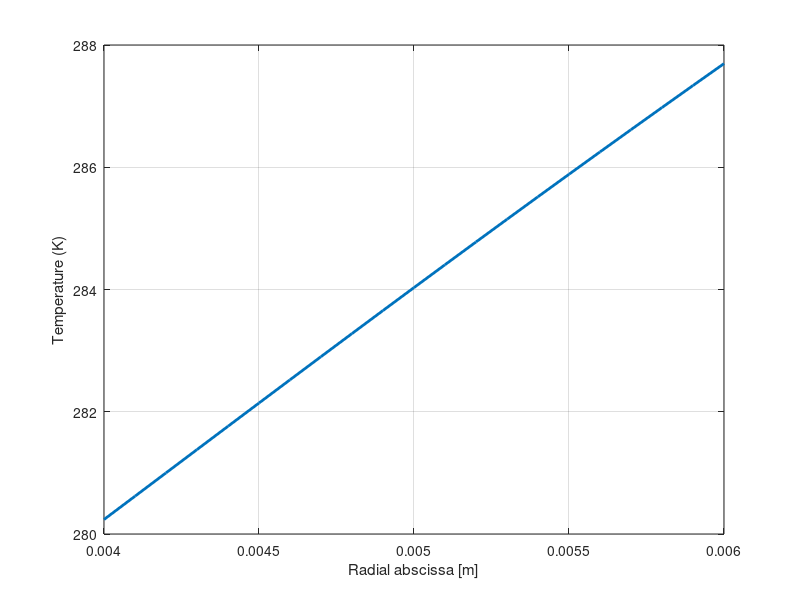

This chart was generated by the following MATLAB code:
%% T cilindro
clear all
% 
P=5;
k=0.01;
% r0=0.006;
r0=[4e-3:0.0001:6e-3];
% r=[4e-3:0.0001:6e-3];
r=0.003;
eps=0.8;
sigma=5.67e-8;
figure(3)
hold on
T=P./(2*k*pi).*log(r0./r)+(P./(sigma*eps*2*pi.*r0)).^(1/4);
plot(r0,T,'LineWidth',2)
xlabel('Radial abscissa [m]')
ylabel('Temperature (K)')
box on
grid on
% t = annotation("textbox",'Interpreter','latex');
% sz = t.FontSize;
% t.FontSize = 12;
% legend('k=0.006','k=0.008','k=0.01','k=0.012','k=0.015','k=0.018','k=0.02')

% legend('$\varepsilon=0.1$','$\varepsilon=0.2$','$\varepsilon=0.3$','$\varepsilon=0.4$','$\varepsilon=0.5$','$\varepsilon=0.6$','$\varepsilon=0.7$','$\varepsilon=0.8$','Interpreter','latex')
